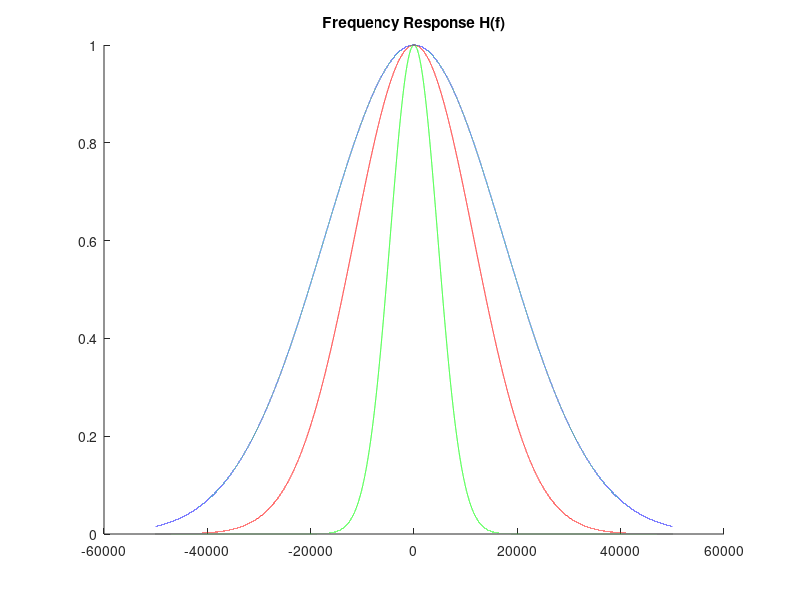
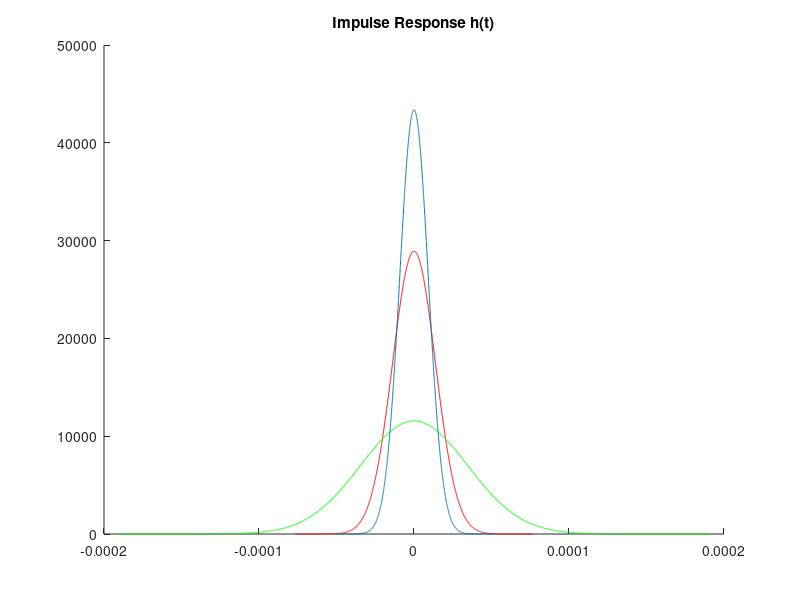

Here is the MATLAB script that generated these plots, in order:
clear all
close all

sRate = 19.2e3;
BT1 = .5;
BT2 = .2;
BT3 = .75;

Ts = 1/sRate;
B1 = BT1/Ts;
B2 = BT2/Ts;
B3 = BT3/Ts;
alpha1 = sqrt(log(2))/(sqrt(2)*B1);
alpha2 = sqrt(log(2))/(sqrt(2)*B2);
alpha3 = sqrt(log(2))/(sqrt(2)*B3);

upper = 100000;

for f = 1:upper
    H1(f) = exp(-alpha1^2*(f-upper/2)^2);
    H2(f) = exp(-alpha2^2*(f-upper/2)^2);
    H3(f) = exp(-alpha3^2*(f-upper/2)^2);
end

upper1 = 2500;

for t = 1:upper1
    h1(t) = sqrt(pi)/alpha1 * exp(-pi^2/alpha1^2 * ((t-upper1/2)*alpha1/1000)^2);
    h2(t) = sqrt(pi)/alpha2 * exp(-pi^2/alpha2^2 * ((t-upper1/2)*alpha2/1000)^2);
    h3(t) = sqrt(pi)/alpha3 * exp(-pi^2/alpha3^2 * ((t-upper1/2)*alpha3/1000)^2);
end

x = 1:upper;
x = x-upper/2;

figure(1)
hold on
plot(x,H1,'r');
plot(x,H2,'g');
plot(x,H3);
title('Frequency Response H(f)');
hold off

x11 = 1:upper1;
x11 = (x11 - upper1/2)*alpha1;
x12 = 1:upper1;
x12 = (x12 - upper1/2)*alpha2;
x13 = 1:upper1;
x13 = (x13 - upper1/2)*alpha3;

figure(2)
hold on
plot(x11/1000,h1,'r');
plot(x12/1000,h2,'g');
plot(x13/1000,h3);
title('Impulse Response h(t)');
hold off
